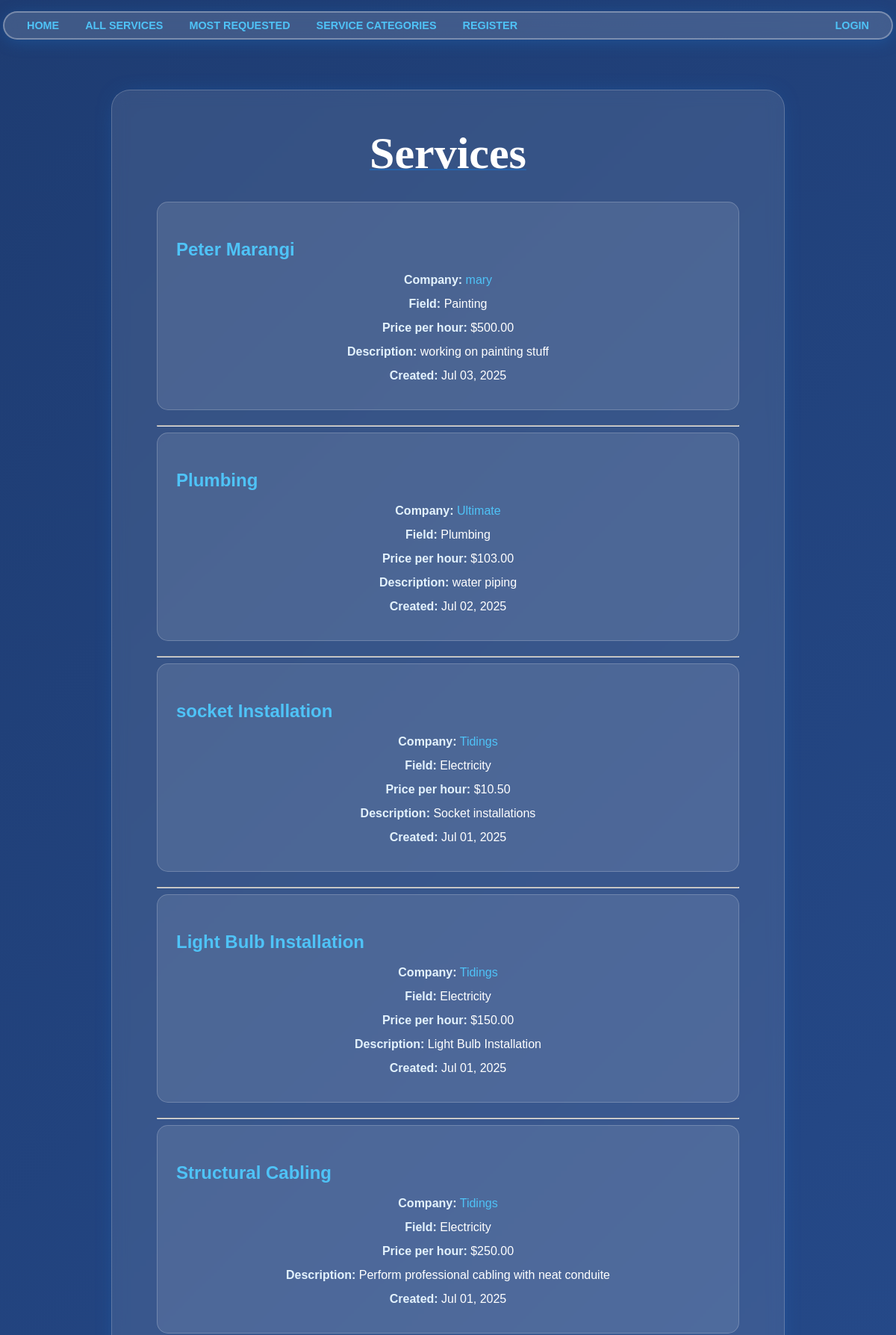
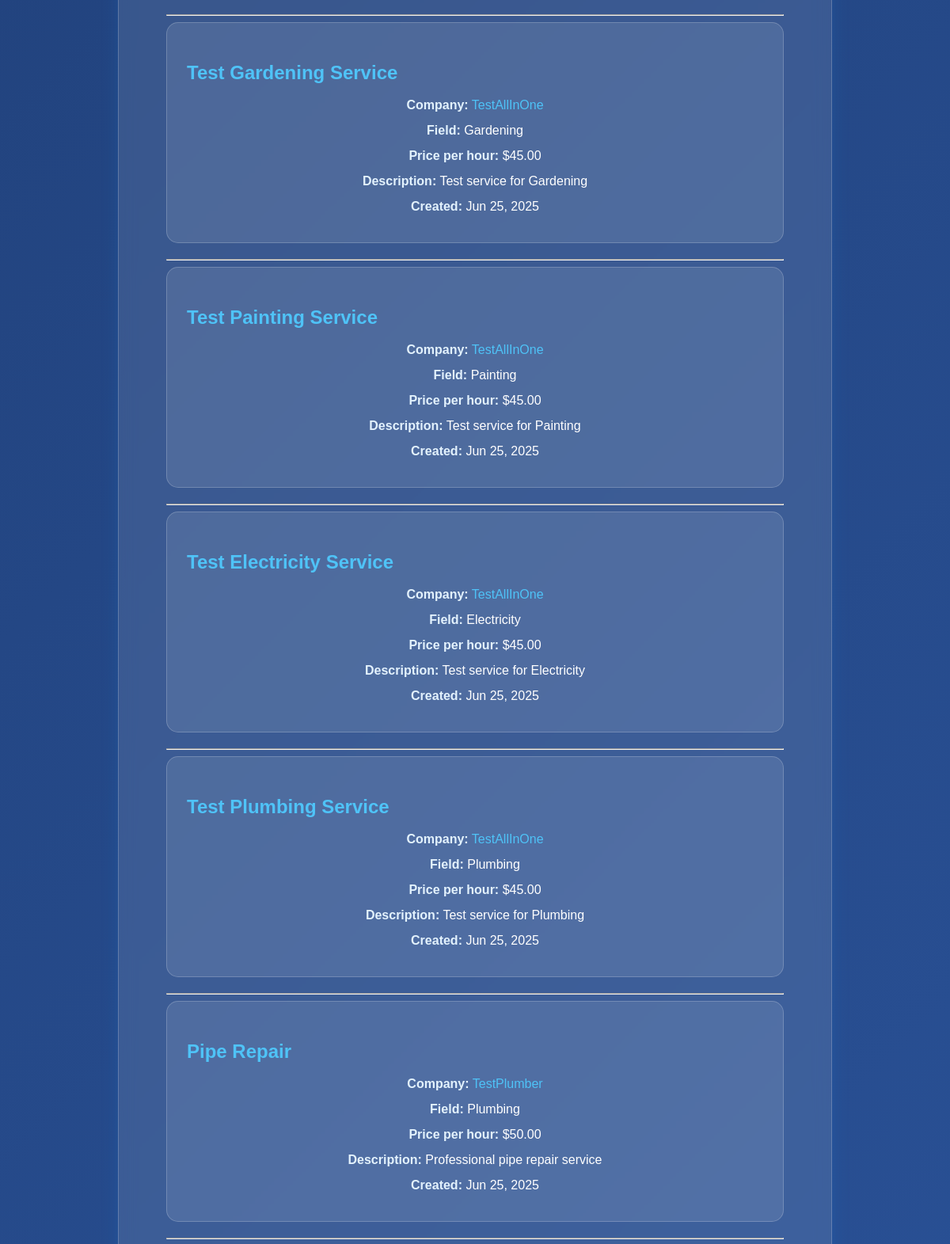
Page /services/ (upper part) on the committed database (2 pictures, top to bottom).
### services/models.py (models this page shows, shortened)
class Service(models.Model):
    FIELD_CHOICES = [
        ("Air Conditioner", "Air Conditioner"),
        ("Carpentry", "Carpentry"),
        ("Electricity", "Electricity"),
        ("Gardening", "Gardening"),
        ("Home Machines", "Home Machines"),
        ("Housekeeping", "Housekeeping"),
        ("Interior Design", "Interior Design"),
        ("Locks", "Locks"),
        ("Painting", "Painting"),
        ("Plumbing", "Plumbing"),
        ("Water Heaters", "Water Heaters"),
    ]
    company = models.ForeignKey(Company, on_delete=models.CASCADE)  # Company association
    name = models.CharField(max_length=40)  # Service name
    description = models.TextField()  # Service description
    price_hour = models.DecimalField(decimal_places=2, max_digits=8, validators=[MinValueValidator(0.00)])  # Price field
    field = models.CharField(max_length=30, choices=FIELD_CHOICES)  # Service field/category
    date_created = models.DateTimeField(auto_now_add=True)  # Date created for display

### users/models.py (models this page shows)
class Company(models.Model):
    FIELD_CHOICES = [
        ("Air Conditioner", "Air Conditioner"),
        ("All in One", "All in One"),  # Special company type - can create any service type
        ("Carpentry", "Carpentry"),
        ("Electricity", "Electricity"),
        ("Gardening", "Gardening"),
        ("Home Machines", "Home Machines"),
        ("Housekeeping", "Housekeeping"),
        ("Interior Design", "Interior Design"),
        ("Locks", "Locks"),
        ("Painting", "Painting"),
        ("Plumbing", "Plumbing"),
        ("Water Heaters", "Water Heaters"),
    ]
    user = models.OneToOneField(User, on_delete=models.CASCADE, primary_key=True)
    field_of_work = models.CharField(max_length=70, choices=FIELD_CHOICES)  # Required field of work
    rating = models.IntegerField(validators=[MinValueValidator(0), MaxValueValidator(5)], default=0)  # Company rating system

class User(AbstractUser):
    email = models.EmailField(unique=True)  # Email uniqueness validation
    is_company = models.BooleanField(default=False)  # Company user type
    is_customer = models.BooleanField(default=False)  # Customer user type

### services/views.py (the view)
# urls.py: path('', v.service_list, name='services_list'),
def service_list(request):
    services = Service.objects.all().order_by("-date_created")  # All services page
    return render(request, "services/list.html", {"services": services})

### services/templates/services/list.html (shortened to what this page needs)
{% extends 'main/base.html' %}
{% block content %}
    <p class="title">Services</p>
    <div class='services_list'>
        {% if services %}
            {% for service in services %}
                <div class="service-card">
                    <h3><a href="/services/{{ service.id }}">{{ service.name }}</a></h3>
                    <p><strong>Company:</strong> <a href="/company/{{ service.company.user.username }}">{{ service.company.user.username }}</a></p>
                    <p><strong>Field:</strong> {{ service.field }}</p>
                    <p><strong>Price per hour:</strong> ${{ service.price_hour }}</p>
                    <p><strong>Description:</strong> {{ service.description|truncatewords:20 }}</p>
                    <p><strong>Created:</strong> {{ service.date_created|date:"M d, Y" }}</p>
                </div>
                <hr>
            {% endfor %}
        {% else %}
            <h2>Sorry No services available yet</h2>
        {% endif %}
     </div>
{% endblock %}

### static/css/style.css (style rules this page uses)
body { background: linear-gradient(135deg, #1e3c72 0%, #2a5298 100%); font-family: 'Lexend Exa', sans-serif; padding: 0; margin: 0; min-height: 100vh; padding-top: 120px !important; }
a { color: #4fc3f7; text-decoration: none; }
.content p { text-align: center; margin: 30px 0px; white-space: pre-line; color: #fff; }
.title { text-align: center; font-family: 'Times New Roman', Times, serif; font-size: 60px; font-weight: bold; text-decoration: 2px underline; text-decoration-color: rgba(25, 118, 210, 0.5); color: #fff; }
.services_list { padding: 0; margin-bottom: 20px; }
.service-card { background: rgba(255,255,255,0.1); border-radius: 10px; padding: 20px; margin-bottom: 20px; border: 1px solid rgba(255,255,255,0.2); transition: transform 0.3s ease, box-shadow 0.3s ease; }
.service-card h3, .service-card h4 { color: #4fc3f7; margin-bottom: 15px; font-size: 1.5rem; }
.service-card h3 a, .service-card h4 a { color: #4fc3f7; text-decoration: none; }
.service-card p { color: #fff; margin: 8px 0; line-height: 1.5; }
.service-card p strong { color: #e3f2fd; }
.service-card { background: rgba(255,255,255,0.1); border-radius: 15px; padding: 25px; border: 1px solid rgba(255,255,255,0.2); transition: all 0.3s ease; }

### rows in the picture
Service: name "Peter Marangi", company.user.username "mary", field "Painting", price_hour "500.00", description "working on painting stuff", date_created "Jul 03, 2025"
Service: name "Plumbing", company.user.username "Ultimate", field "Plumbing", price_hour "103.00", description "water piping", date_created "Jul 02, 2025"
Service: name "socket Installation", company.user.username "Tidings", field "Electricity", price_hour "10.50", description "Socket installations", date_created "Jul 01, 2025"
Service: name "Light Bulb Installation", company.user.username "Tidings", field "Electricity", price_hour "150.00", description "Light Bulb Installation", date_created "Jul 01, 2025"
Service: name "Structural Cabling", company.user.username "Tidings", field "Electricity", price_hour "250.00", description "Perform professional cabling with neat conduite", date_created "Jul 01, 2025"
Service: name "Test Gardening Service", company.user.username "TestAllInOne", field "Gardening", price_hour "45.00", description "Test service for Gardening", date_created "Jun 25, 2025"
Service: name "Test Painting Service", company.user.username "TestAllInOne", field "Painting", price_hour "45.00", description "Test service for Painting", date_created "Jun 25, 2025"
Service: name "Test Electricity Service", company.user.username "TestAllInOne", field "Electricity", price_hour "45.00", description "Test service for Electricity", date_created "Jun 25, 2025"
Service: name "Test Plumbing Service", company.user.username "TestAllInOne", field "Plumbing", price_hour "45.00", description "Test service for Plumbing", date_created "Jun 25, 2025"
Service: name "Pipe Repair", company.user.username "TestPlumber", field "Plumbing", price_hour "50.00", description "Professional pipe repair service", date_created "Jun 25, 2025"
